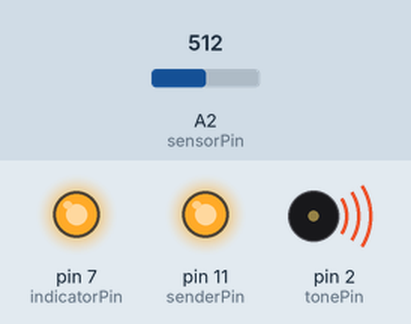
Bench run of a sketch on a simulated Arduino Uno, built with avr-gcc and run on an emulated ATmega328P. Shown: output pins drawn as LEDs (lit = HIGH), buzzer (waves = sounding). Inputs (shaded band) come from the test bench; at power-on: A2 (sensorPin) = 512.

Above: at 0.5 s.
Timing chart, 0 to 3.0 s (numbered marks = the images above):
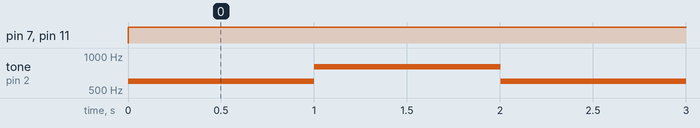

The sketch:

lichtschranke.ino
```cpp
int indicatorPin = 7;
int indicatorState = LOW;
int senderPin = 11;
int sensorPin = A2;
int sensorThresh = 10;
int period = 1;
int tonePin = 2;
int toneFreq = 600;
int toneFreq2 = 800;

int sensorOnVal;
int sensorOffVal;
int sensorDelta;


void setup() {
  pinMode(sensorPin, INPUT);
  pinMode(indicatorPin, OUTPUT);
  pinMode(senderPin, OUTPUT);
  //Serial.begin(9600);
}

void loop() {

  // we first measure sensor with IR turned off
  digitalWrite(senderPin, LOW);
  delay(period);
  sensorOffVal = analogRead(sensorPin);

  // then we measure sensor with IR turned on
  digitalWrite(senderPin, HIGH);
  delay(period);
  sensorOnVal = analogRead(sensorPin);

  // evaluate the result
  sensorDelta = abs(sensorOnVal - sensorOffVal);
  if (sensorDelta > sensorThresh) {
    digitalWrite(indicatorPin, LOW);
    noTone(tonePin);
  } else {
    digitalWrite(indicatorPin, HIGH);
    tone(tonePin, toneFreq);
    delay(1000);
    tone(tonePin, toneFreq2);
    delay(1000);
  }
  //Serial.print(sensorDelta);
  //Serial.print("\n");
}
```

Measured:
- by itself, pin 7 (indicatorPin), pin 11 (senderPin): LOW → HIGH at 0.00 s
- by itself, tone on pin 2 (tonePin): alternates 800 Hz for 1.0 s and 600 Hz for 1.0 s
